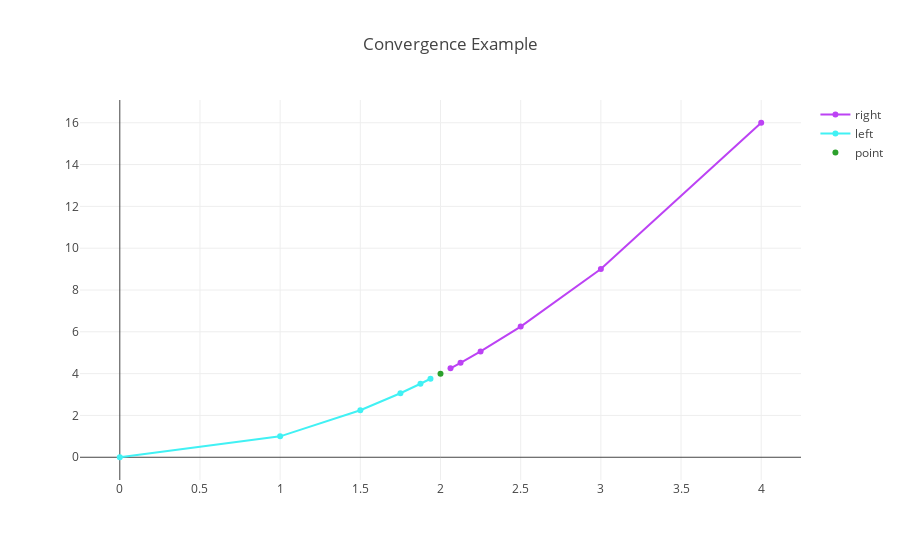

Here is the notebook cell this chart was saved with:
### Code cell
#Required for displaying plotly in jupyter notebook
plotly.offline.init_notebook_mode(connected=True)

# Create traces
trace1 = Scatter(x=x_r, y=y_r, name='right', line=dict(color='#bc42f4'))
trace2 = Scatter(x=x_l, y=y_l, name='left', line=dict(color='#41f1f4'))
point = Scatter(x=[2.0], y=[g(2.0)], name='point', mode='markers')

plotly.offline.iplot({
    "data": [trace1, trace2, point],
    "layout": Layout(title="Convergence Example")
})

### Figure 1 — Plotly figure (JSON) as saved in the notebook; plotly's stock layout.template omitted (floating-point values rounded to 4 significant figures)
{"data": [{"line": {"color": "#bc42f4"}, "name": "right", "type": "scatter", "x": [4, 3, 2.5, 2.25, 2.125, 2.062], "y": [16, 9, 6.25, 5.062, 4.516, 4.254]}, {"line": {"color": "#41f1f4"}, "name": "left", "type": "scatter", "x": [0, 1, 1.5, 1.75, 1.875, 1.938], "y": [0, 1, 2.25, 3.062, 3.516, 3.754]}, {"mode": "markers", "name": "point", "type": "scatter", "x": [2], "y": [4]}], "layout": {"title": "Convergence Example"}}
